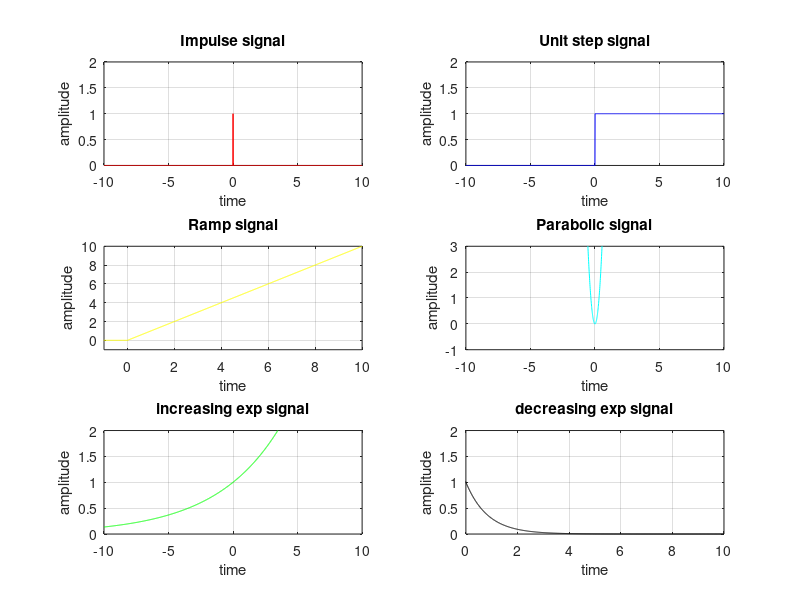
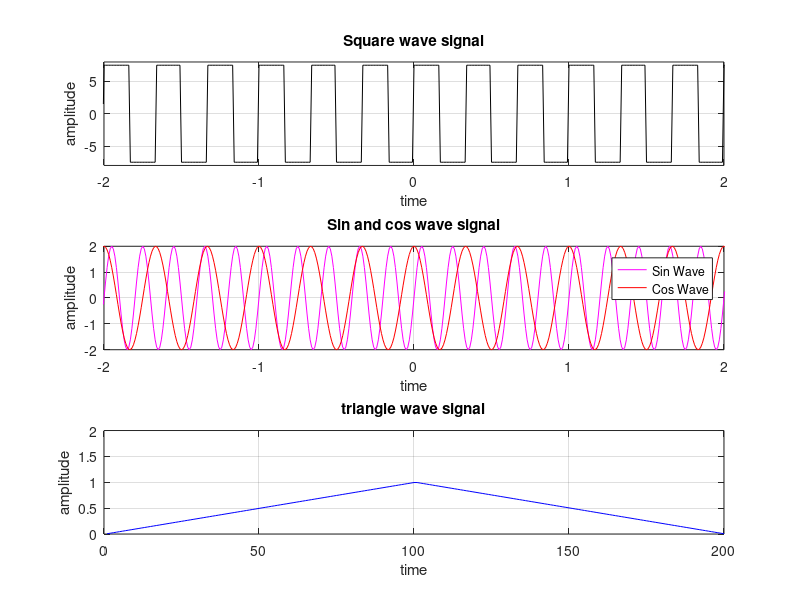
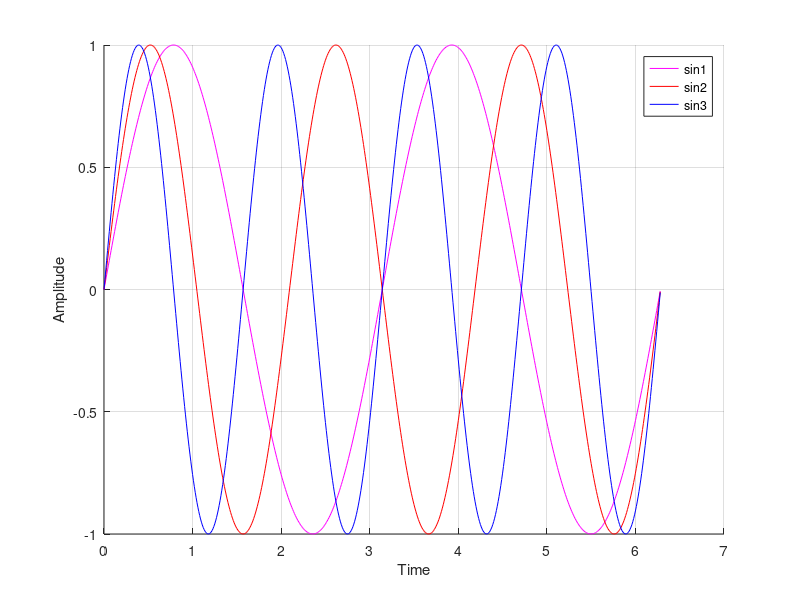
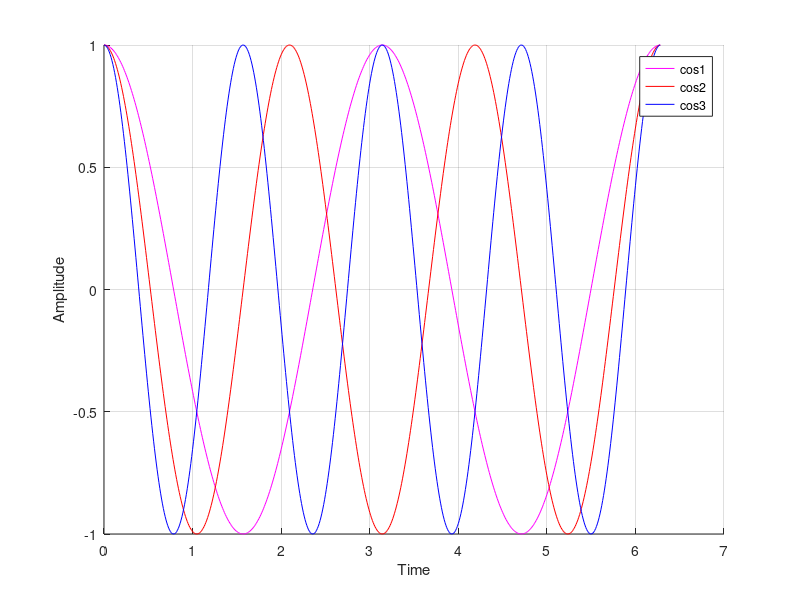

The MATLAB source for these figures, in order:
t = -10:0.01:10;            %Time duration
sq_freq = 3;                        %square wave frequency
sin_freq = 5;           %sin wave frequency
cos_freq = 3;                       %cos wave frequency
impulse = t == 0;       %impulse signal
unit_step = t > 0;                  %unit step signal
ramp=t.*unit_step;      %ramp signal
parabolic=(t).^2.*10;%              Parabolic signal
exp_incr=exp(t.*0.2).*1;%increasing exp signal
exp_decr=exp(t.*-1.2).*1;                   %decreasing exp signal
square_wave=7.5*square(2*pi*sq_freq.*t);%square wave
sin_wave=2*sin(2*pi*sin_freq.*t);               % sin wave
cos_wave=2*cos(2*pi*cos_freq.*t);       % cos wave
triangle_wave = triang(200);
t1=0:0.01:2*pi;

D_unit_step=(t-4)>=0; %delayed unit step
A_unit_step=(t+4)>=0; % advanced unit step
I_unit_step=-t>=0; %inverted unit step

D_impulse=(t-4)==0; %delayed impulse
A_impulse=(t+4)==0; %advanced impulse


figure;

subplot(3, 2, 1);
plot(t, impulse, 'r');
title('Impulse signal');
xlabel('time');
ylabel('amplitude');
ylim([0 2]);
grid on;

subplot(3, 2, 2);
plot(t, unit_step, 'b');
title('Unit step signal');
xlabel('time');
ylabel('amplitude');
ylim([0 2]);
grid on;

subplot(3, 2, 3);
plot(t,ramp, 'y');
title('Ramp signal');
xlabel('time');
ylabel('amplitude');
xlim([-1 10]);
ylim([-1 10]);
grid on;

subplot(3, 2, 4);
plot(t,parabolic, 'cyan');
title('Parabolic signal');
xlabel('time');
ylabel('amplitude');
ylim([-1 3]);
grid on;

subplot(3, 2, 5);
plot(t,exp_incr, 'g');
title('increasing exp signal');
xlabel('time');
ylabel('amplitude');
ylim([0 2]);
grid on;

subplot(3, 2, 6);
plot(t,exp_decr, 'black');
title('decreasing exp signal');
xlabel('time');
ylabel('amplitude');
ylim([0 2]);
xlim([0 10]);
grid on;

figure;
subplot(3, 1, 1);
plot(t,square_wave, 'black');
title('Square wave signal');
xlabel('time');
ylabel('amplitude');
xlim([-2 2]);
ylim([-8 8]);
grid on;

subplot(3, 1, 2);
plot(t, sin_wave, 'm', t, cos_wave, 'r');
legend('Sin Wave', 'Cos Wave');
title('Sin and cos wave signal');
xlabel('time');
ylabel('amplitude');
xlim([-2 2]);
ylim([-2 2]);
grid on;

subplot(3, 1, 3);
plot(triangle_wave, 'b');
title('triangle wave signal');
xlabel('time');
ylabel('amplitude');
ylim([0 2]);
grid on;

figure;
hold on;
plot(t1,sin(2*t1),'m');
plot(t1,sin(3*t1),'r');
plot(t1,sin(4*t1),'b');
hold off;
xlabel('Time');
ylabel('Amplitude');
legend('sin1','sin2','sin3');
grid on;

figure;
hold on;
plot(t1,cos(2*t1),'m');
plot(t1,cos(3*t1),'r');
plot(t1,cos(4*t1),'b');
hold off;
xlabel('Time');
ylabel('Amplitude');
legend('cos1','cos2','cos3');
grid on;

figure;
subplot(4,1,1);
plot(t,unit_step);
title('unit step signal');
xlabel('Time');
ylabel('Amplitude');
ylim([0 2]);

subplot(4,1,2);
plot(t,D_unit_step);
title('Delayed unit step signal');
xlabel('Time');
ylabel('Amplitude');
ylim([0 2]);

subplot(4,1,3);
plot(t,A_unit_step);
title('Advance unit step signal');
xlabel('Time');
ylabel('Amplitude');
ylim([0 2]);

subplot(4,1,4);
plot(t,I_unit_step);
title('inverted unit step signal');
xlabel('Time');
ylabel('Amplitude');
ylim([0 2]);

figure;
subplot(3,1,1);
plot(t,impulse);
title('Impulse signal');
xlabel('Time');
ylabel('Amplitude');

subplot(3,1,2);
plot(t,D_impulse);
title('Delayed Impulse signal');
xlabel('Time');
ylabel('Amplitude');
subplot(3,1,3);
plot(t,A_impulse);
title('Advance Impulse signal');
xlabel('Time');
ylabel('Amplitude');
